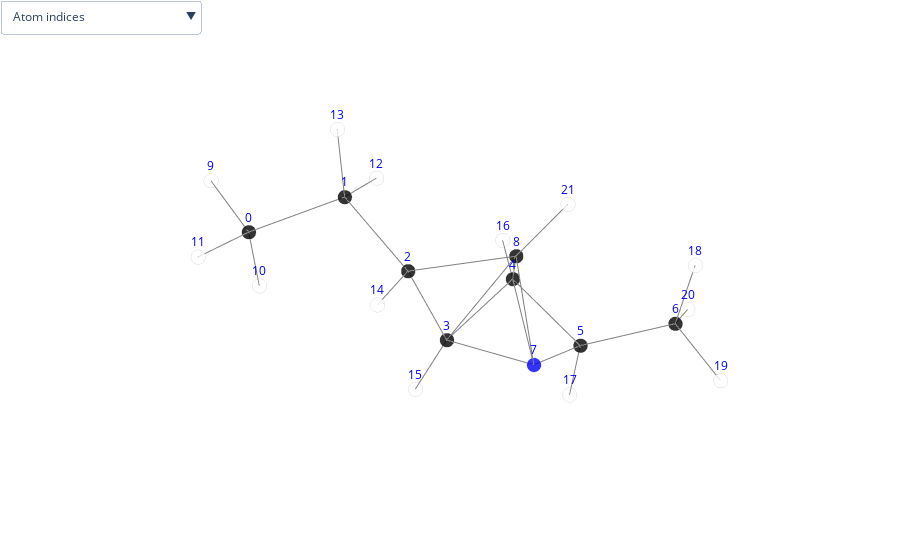

The cell this chart's notebook holds for it:
### Code cell
molecule_names = structures_df.molecule_name.unique()

# initiate the plotly notebook mode
init_notebook_mode(connected=True)

molecule_name = random.choice(molecule_names)
plot_molecule(molecule_name, structures_df)

### Figure 1 — Plotly figure (JSON) as saved in the notebook; plotly's stock layout.template omitted (floating-point values rounded to 4 significant figures)
{"data": [{"marker": {"color": ["black", "black", "black", "black", "black", "black", "black", "blue", "black", "white", "white", "white", "white", "white", "white", "white", "white", "white", "white", "white", "white", "white"], "line": {"color": "lightgray", "width": 2}, "opacity": 0.8, "size": 5, "symbol": "circle"}, "mode": "markers", "name": "", "text": ["C", "C", "C", "C", "C", "C", "C", "N", "C", "H", "H", "H", "H", "H", "H", "H", "H", "H", "H", "H", "H", "H"], "type": "scatter3d", "x": [-0.006439, 0.03222, -1.334, -1.918, -1.064, -2.35, -2.475, -2.833, -1.45, 0.984, -0.3514, -0.6876, 0.7419, 0.4187, -2.067, -2.307, -0.06666, -2.828, -1.993, -3.53, -2.013, -1.276], "y": [1.642, 0.1484, -0.5143, -0.8901, -2.186, -2.97, -4.436, -1.968, -2.045, 2.098, 1.805, 2.183, -0.3631, 0.0182, -0.03561, -0.2581, -2.297, -2.772, -4.666, -4.721, -5.063, -2.755], "z": [-0.1256, 0.2175, 0.1208, -1.25, -1.404, -1.662, -1.299, -0.6078, 0.1029, -0.03091, -1.152, 0.5409, -0.445, 1.237, 0.782, -2.052, -1.844, -2.631, -0.3445, -1.222, -2.069, 0.9133]}, {"hoverinfo": "none", "marker": {"color": "grey", "opacity": 1, "size": 7}, "mode": "lines", "type": "scatter3d", "x": [-0.006439, 0.03222, null, 0.03222, -1.334, null, -1.334, -1.918, null, -1.918, -1.064, null, -1.064, -2.35, null, -2.35, -2.475, null, -1.45, -2.833, null, -2.35, -2.833, null, -1.064, -2.833, null, -1.918, -2.833, null, -1.45, -1.064, null, -1.45, -1.918, null, -1.45, -1.334, null, -2.013, -2.475, null, -0.006439, 0.984, null, -3.53, -2.475, null, -1.45, -1.276, null, -0.006439, -0.3514, null, 0.03222, 0.4187, null, -1.334, -2.067, null, -1.918, -2.307, null, -0.06666, -1.064, null, -2.828, -2.35, null, -1.993, -2.475, null, -0.006439, -0.6876, null, 0.03222, 0.7419, null], "y": [1.642, 0.1484, null, 0.1484, -0.5143, null, -0.5143, -0.8901, null, -0.8901, -2.186, null, -2.186, -2.97, null, -2.97, -4.436, null, -2.045, -1.968, null, -2.97, -1.968, null, -2.186, -1.968, null, -0.8901, -1.968, null, -2.045, -2.186, null, -2.045, -0.8901, null, -2.045, -0.5143, null, -5.063, -4.436, null, 1.642, 2.098, null, -4.721, -4.436, null, -2.045, -2.755, null, 1.642, 1.805, null, 0.1484, 0.0182, null, -0.5143, -0.03561, null, -0.8901, -0.2581, null, -2.297, -2.186, null, -2.772, -2.97, null, -4.666, -4.436, null, 1.642, 2.183, null, 0.1484, -0.3631, null], "z": [-0.1256, 0.2175, null, 0.2175, 0.1208, null, 0.1208, -1.25, null, -1.25, -1.404, null, -1.404, -1.662, null, -1.662, -1.299, null, 0.1029, -0.6078, null, -1.662, -0.6078, null, -1.404, -0.6078, null, -1.25, -0.6078, null, 0.1029, -1.404, null, 0.1029, -1.25, null, 0.1029, 0.1208, null, -2.069, -1.299, null, -0.1256, -0.03091, null, -1.222, -1.299, null, 0.1029, 0.9133, null, -0.1256, -1.152, null, 0.2175, 1.237, null, 0.1208, 0.782, null, -1.25, -2.052, null, -1.844, -1.404, null, -2.631, -1.662, null, -0.3445, -1.299, null, -0.1256, 0.5409, null, 0.2175, -0.445, null]}], "layout": {"autosize": true, "margin": {"b": 0, "l": 0, "r": 0, "t": 0}, "scene": {"annotations": [{"font": {"color": "blue"}, "showarrow": false, "text": "0", "x": -0.006439, "y": 1.642, "yshift": 15, "z": -0.1256}, {"font": {"color": "blue"}, "showarrow": false, "text": "1", "x": 0.03222, "y": 0.1484, "yshift": 15, "z": 0.2175}, {"font": {"color": "blue"}, "showarrow": false, "text": "2", "x": -1.334, "y": -0.5143, "yshift": 15, "z": 0.1208}, {"font": {"color": "blue"}, "showarrow": false, "text": "3", "x": -1.918, "y": -0.8901, "yshift": 15, "z": -1.25}, {"font": {"color": "blue"}, "showarrow": false, "text": "4", "x": -1.064, "y": -2.186, "yshift": 15, "z": -1.404}, {"font": {"color": "blue"}, "showarrow": false, "text": "5", "x": -2.35, "y": -2.97, "yshift": 15, "z": -1.662}, {"font": {"color": "blue"}, "showarrow": false, "text": "6", "x": -2.475, "y": -4.436, "yshift": 15, "z": -1.299}, {"font": {"color": "blue"}, "showarrow": false, "text": "7", "x": -2.833, "y": -1.968, "yshift": 15, "z": -0.6078}, {"font": {"color": "blue"}, "showarrow": false, "text": "8", "x": -1.45, "y": -2.045, "yshift": 15, "z": 0.1029}, {"font": {"color": "blue"}, "showarrow": false, "text": "9", "x": 0.984, "y": 2.098, "yshift": 15, "z": -0.03091}, {"font": {"color": "blue"}, "showarrow": false, "text": "10", "x": -0.3514, "y": 1.805, "yshift": 15, "z": -1.152}, {"font": {"color": "blue"}, "showarrow": false, "text": "11", "x": -0.6876, "y": 2.183, "yshift": 15, "z": 0.5409}, {"font": {"color": "blue"}, "showarrow": false, "text": "12", "x": 0.7419, "y": -0.3631, "yshift": 15, "z": -0.445}, {"font": {"color": "blue"}, "showarrow": false, "text": "13", "x": 0.4187, "y": 0.0182, "yshift": 15, "z": 1.237}, {"font": {"color": "blue"}, "showarrow": false, "text": "14", "x": -2.067, "y": -0.03561, "yshift": 15, "z": 0.782}, {"font": {"color": "blue"}, "showarrow": false, "text": "15", "x": -2.307, "y": -0.2581, "yshift": 15, "z": -2.052}, {"font": {"color": "blue"}, "showarrow": false, "text": "16", "x": -0.06666, "y": -2.297, "yshift": 15, "z": -1.844}, {"font": {"color": "blue"}, "showarrow": false, "text": "17", "x": -2.828, "y": -2.772, "yshift": 15, "z": -2.631}, {"font": {"color": "blue"}, "showarrow": false, "text": "18", "x": -1.993, "y": -4.666, "yshift": 15, "z": -0.3445}, {"font": {"color": "blue"}, "showarrow": false, "text": "19", "x": -3.53, "y": -4.721, "yshift": 15, "z": -1.222}, {"font": {"color": "blue"}, "showarrow": false, "text": "20", "x": -2.013, "y": -5.063, "yshift": 15, "z": -2.069}, {"font": {"color": "blue"}, "showarrow": false, "text": "21", "x": -1.276, "y": -2.755, "yshift": 15, "z": 0.9133}], "aspectmode": "auto", "aspectratio": {"x": 0.8992, "y": 1.443, "z": 0.7705}, "camera": {"center": {"x": 0, "y": 0, "z": 0}, "eye": {"x": -0.8508, "y": 0.2065, "z": 1.716}, "projection": {"type": "perspective"}, "up": {"x": 0.001728, "y": 0.007354, "z": 1.0}}, "xaxis": {"showbackground": false, "showgrid": false, "showticklabels": false, "title": {"font": {"color": "white"}}, "type": "linear", "zeroline": false}, "yaxis": {"showbackground": false, "showgrid": false, "showticklabels": false, "title": {"font": {"color": "white"}}, "type": "linear", "zeroline": false}, "zaxis": {"showbackground": false, "showgrid": false, "showticklabels": false, "title": {"font": {"color": "white"}}, "type": "linear", "zeroline": false}}, "showlegend": false, "updatemenus": [{"buttons": [{"args": [{"scene.annotations": [{"font": {"color": "blue"}, "showarrow": false, "text": 0, "x": -0.006439, "y": 1.642, "yshift": 15, "z": -0.1256}, {"font": {"color": "blue"}, "showarrow": false, "text": 1, "x": 0.03222, "y": 0.1484, "yshift": 15, "z": 0.2175}, {"font": {"color": "blue"}, "showarrow": false, "text": 2, "x": -1.334, "y": -0.5143, "yshift": 15, "z": 0.1208}, {"font": {"color": "blue"}, "showarrow": false, "text": 3, "x": -1.918, "y": -0.8901, "yshift": 15, "z": -1.25}, {"font": {"color": "blue"}, "showarrow": false, "text": 4, "x": -1.064, "y": -2.186, "yshift": 15, "z": -1.404}, {"font": {"color": "blue"}, "showarrow": false, "text": 5, "x": -2.35, "y": -2.97, "yshift": 15, "z": -1.662}, {"font": {"color": "blue"}, "showarrow": false, "text": 6, "x": -2.475, "y": -4.436, "yshift": 15, "z": -1.299}, {"font": {"color": "blue"}, "showarrow": false, "text": 7, "x": -2.833, "y": -1.968, "yshift": 15, "z": -0.6078}, {"font": {"color": "blue"}, "showarrow": false, "text": 8, "x": -1.45, "y": -2.045, "yshift": 15, "z": 0.1029}, {"font": {"color": "blue"}, "showarrow": false, "text": 9, "x": 0.984, "y": 2.098, "yshift": 15, "z": -0.03091}, {"font": {"color": "blue"}, "showarrow": false, "text": 10, "x": -0.3514, "y": 1.805, "yshift": 15, "z": -1.152}, {"font": {"color": "blue"}, "showarrow": false, "text": 11, "x": -0.6876, "y": 2.183, "yshift": 15, "z": 0.5409}, {"font": {"color": "blue"}, "showarrow": false, "text": 12, "x": 0.7419, "y": -0.3631, "yshift": 15, "z": -0.445}, {"font": {"color": "blue"}, "showarrow": false, "text": 13, "x": 0.4187, "y": 0.0182, "yshift": 15, "z": 1.237}, {"font": {"color": "blue"}, "showarrow": false, "text": 14, "x": -2.067, "y": -0.03561, "yshift": 15, "z": 0.782}, {"font": {"color": "blue"}, "showarrow": false, "text": 15, "x": -2.307, "y": -0.2581, "yshift": 15, "z": -2.052}, {"font": {"color": "blue"}, "showarrow": false, "text": 16, "x": -0.06666, "y": -2.297, "yshift": 15, "z": -1.844}, {"font": {"color": "blue"}, "showarrow": false, "text": 17, "x": -2.828, "y": -2.772, "yshift": 15, "z": -2.631}, {"font": {"color": "blue"}, "showarrow": false, "text": 18, "x": -1.993, "y": -4.666, "yshift": 15, "z": -0.3445}, {"font": {"color": "blue"}, "showarrow": false, "text": 19, "x": -3.53, "y": -4.721, "yshift": 15, "z": -1.222}, {"font": {"color": "blue"}, "showarrow": false, "text": 20, "x": -2.013, "y": -5.063, "yshift": 15, "z": -2.069}, {"font": {"color": "blue"}, "showarrow": false, "text": 21, "x": -1.276, "y": -2.755, "yshift": 15, "z": 0.9133}]}], "label": "Atom indices", "method": "relayout"}, {"args": [{"scene.annotations": [{"showarrow": false, "text": 1.53, "x": 0.01289, "y": 0.8953, "yshift": 15, "z": 0.04598}, {"showarrow": false, "text": 1.52, "x": -0.6507, "y": -0.1829, "yshift": 15, "z": 0.1692}, {"showarrow": false, "text": 1.54, "x": -1.626, "y": -0.7022, "yshift": 15, "z": -0.5644}, {"showarrow": false, "text": 1.56, "x": -1.491, "y": -1.538, "yshift": 15, "z": -1.327}, {"showarrow": false, "text": 1.53, "x": -1.707, "y": -2.578, "yshift": 15, "z": -1.533}, {"showarrow": false, "text": 1.52, "x": -2.413, "y": -3.703, "yshift": 15, "z": -1.481}, {"showarrow": false, "text": 1.56, "x": -2.142, "y": -2.006, "yshift": 15, "z": -0.2524}, {"showarrow": false, "text": 1.53, "x": -2.592, "y": -2.469, "yshift": 15, "z": -1.135}, {"showarrow": false, "text": 1.95, "x": -1.949, "y": -2.077, "yshift": 15, "z": -1.006}, {"showarrow": false, "text": 1.55, "x": -2.376, "y": -1.429, "yshift": 15, "z": -0.9286}, {"showarrow": false, "text": 1.56, "x": -1.257, "y": -2.115, "yshift": 15, "z": -0.6506}, {"showarrow": false, "text": 1.84, "x": -1.684, "y": -1.467, "yshift": 15, "z": -0.5733}, {"showarrow": false, "text": 1.53, "x": -1.392, "y": -1.279, "yshift": 15, "z": 0.1119}, {"showarrow": false, "text": 1.1, "x": -2.244, "y": -4.75, "yshift": 15, "z": -1.684}, {"showarrow": false, "text": 1.09, "x": 0.4888, "y": 1.87, "yshift": 15, "z": -0.07825}, {"showarrow": false, "text": 1.1, "x": -3.002, "y": -4.579, "yshift": 15, "z": -1.261}, {"showarrow": false, "text": 1.09, "x": -1.363, "y": -2.4, "yshift": 15, "z": 0.5081}, {"showarrow": false, "text": 1.1, "x": -0.1789, "y": 1.724, "yshift": 15, "z": -0.6389}, {"showarrow": false, "text": 1.1, "x": 0.2254, "y": 0.08329, "yshift": 15, "z": 0.7272}, {"showarrow": false, "text": 1.1, "x": -1.7, "y": -0.2749, "yshift": 15, "z": 0.4514}, {"showarrow": false, "text": 1.09, "x": -2.113, "y": -0.5741, "yshift": 15, "z": -1.651}, {"showarrow": false, "text": 1.1, "x": -0.5652, "y": -2.242, "yshift": 15, "z": -1.624}, {"showarrow": false, "text": 1.1, "x": -2.589, "y": -2.871, "yshift": 15, "z": -2.146}, {"showarrow": false, "text": 1.09, "x": -2.234, "y": -4.551, "yshift": 15, "z": -0.8219}, {"showarrow": false, "text": 1.1, "x": -0.347, "y": 1.912, "yshift": 15, "z": 0.2076}, {"showarrow": false, "text": 1.1, "x": 0.387, "y": -0.1074, "yshift": 15, "z": -0.1137}]}], "label": "Bond lengths", "method": "relayout"}, {"args": [{"scene.annotations": [{"font": {"color": "blue"}, "showarrow": false, "text": 0, "x": -0.006439, "y": 1.642, "yshift": 15, "z": -0.1256}, {"font": {"color": "blue"}, "showarrow": false, "text": 1, "x": 0.03222, "y": 0.1484, "yshift": 15, "z": 0.2175}, {"font": {"color": "blue"}, "showarrow": false, "text": 2, "x": -1.334, "y": -0.5143, "yshift": 15, "z": 0.1208}, {"font": {"color": "blue"}, "showarrow": false, "text": 3, "x": -1.918, "y": -0.8901, "yshift": 15, "z": -1.25}, {"font": {"color": "blue"}, "showarrow": false, "text": 4, "x": -1.064, "y": -2.186, "yshift": 15, "z": -1.404}, {"font": {"color": "blue"}, "showarrow": false, "text": 5, "x": -2.35, "y": -2.97, "yshift": 15, "z": -1.662}, {"font": {"color": "blue"}, "showarrow": false, "text": 6, "x": -2.475, "y": -4.436, "yshift": 15, "z": -1.299}, {"font": {"color": "blue"}, "showarrow": false, "text": 7, "x": -2.833, "y": -1.968, "yshift": 15, "z": -0.6078}, {"font": {"color": "blue"}, "showarrow": false, "text": 8, "x": -1.45, "y": -2.045, "yshift": 15, "z": 0.1029}, {"font": {"color": "blue"}, "showarrow": false, "text": 9, "x": 0.984, "y": 2.098, "yshift": 15, "z": -0.03091}, {"font": {"color": "blue"}, "showarrow": false, "text": 10, "x": -0.3514, "y": 1.805, "yshift": 15, "z": -1.152}, {"font": {"color": "blue"}, "showarrow": false, "text": 11, "x": -0.6876, "y": 2.183, "yshift": 15, "z": 0.5409}, {"font": {"color": "blue"}, "showarrow": false, "text": 12, "x": 0.7419, "y": -0.3631, "yshift": 15, "z": -0.445}, {"font": {"color": "blue"}, "showarrow": false, "text": 13, "x": 0.4187, "y": 0.0182, "yshift": 15, "z": 1.237}, {"font": {"color": "blue"}, "showarrow": false, "text": 14, "x": -2.067, "y": -0.03561, "yshift": 15, "z": 0.782}, {"font": {"color": "blue"}, "showarrow": false, "text": 15, "x": -2.307, "y": -0.2581, "yshift": 15, "z": -2.052}, {"font": {"color": "blue"}, "showarrow": false, "text": 16, "x": -0.06666, "y": -2.297, "yshift": 15, "z": -1.844}, {"font": {"color": "blue"}, "showarrow": false, "text": 17, "x": -2.828, "y": -2.772, "yshift": 15, "z": -2.631}, {"font": {"color": "blue"}, "showarrow": false, "text": 18, "x": -1.993, "y": -4.666, "yshift": 15, "z": -0.3445}, {"font": {"color": "blue"}, "showarrow": false, "text": 19, "x": -3.53, "y": -4.721, "yshift": 15, "z": -1.222}, {"font": {"color": "blue"}, "showarrow": false, "text": 20, "x": -2.013, "y": -5.063, "yshift": 15, "z": -2.069}, {"font": {"color": "blue"}, "showarrow": false, "text": 21, "x": -1.276, "y": -2.755, "yshift": 15, "z": 0.9133}, {"showarrow": false, "text": 1.53, "x": 0.01289, "y": 0.8953, "yshift": 15, "z": 0.04598}, {"showarrow": false, "text": 1.52, "x": -0.6507, "y": -0.1829, "yshift": 15, "z": 0.1692}, {"showarrow": false, "text": 1.54, "x": -1.626, "y": -0.7022, "yshift": 15, "z": -0.5644}, {"showarrow": false, "text": 1.56, "x": -1.491, "y": -1.538, "yshift": 15, "z": -1.327}, {"showarrow": false, "text": 1.53, "x": -1.707, "y": -2.578, "yshift": 15, "z": -1.533}, {"showarrow": false, "text": 1.52, "x": -2.413, "y": -3.703, "yshift": 15, "z": -1.481}, {"showarrow": false, "text": 1.56, "x": -2.142, "y": -2.006, "yshift": 15, "z": -0.2524}, {"showarrow": false, "text": 1.53, "x": -2.592, "y": -2.469, "yshift": 15, "z": -1.135}, {"showarrow": false, "text": 1.95, "x": -1.949, "y": -2.077, "yshift": 15, "z": -1.006}, {"showarrow": false, "text": 1.55, "x": -2.376, "y": -1.429, "yshift": 15, "z": -0.9286}, {"showarrow": false, "text": 1.56, "x": -1.257, "y": -2.115, "yshift": 15, "z": -0.6506}, {"showarrow": false, "text": 1.84, "x": -1.684, "y": -1.467, "yshift": 15, "z": -0.5733}, {"showarrow": false, "text": 1.53, "x": -1.392, "y": -1.279, "yshift": 15, "z": 0.1119}, {"showarrow": false, "text": 1.1, "x": -2.244, "y": -4.75, "yshift": 15, "z": -1.684}, {"showarrow": false, "text": 1.09, "x": 0.4888, "y": 1.87, "yshift": 15, "z": -0.07825}, {"showarrow": false, "text": 1.1, "x": -3.002, "y": -4.579, "yshift": 15, "z": -1.261}, {"showarrow": false, "text": 1.09, "x": -1.363, "y": -2.4, "yshift": 15, "z": 0.5081}, {"showarrow": false, "text": 1.1, "x": -0.1789, "y": 1.724, "yshift": 15, "z": -0.6389}, {"showarrow": false, "text": 1.1, "x": 0.2254, "y": 0.08329, "yshift": 15, "z": 0.7272}, {"showarrow": false, "text": 1.1, "x": -1.7, "y": -0.2749, "yshift": 15, "z": 0.4514}, {"showarrow": false, "text": 1.09, "x": -2.113, "y": -0.5741, "yshift": 15, "z": -1.651}, {"showarrow": false, "text": 1.1, "x": -0.5652, "y": -2.242, "yshift": 15, "z": -1.624}, {"showarrow": false, "text": 1.1, "x": -2.589, "y": -2.871, "yshift": 15, "z": -2.146}, {"showarrow": false, "text": 1.09, "x": -2.234, "y": -4.551, "yshift": 15, "z": -0.8219}, {"showarrow": false, "text": 1.1, "x": -0.347, "y": 1.912, "yshift": 15, "z": 0.2076}, {"showarrow": false, "text": 1.1, "x": 0.387, "y": -0.1074, "yshift": 15, "z": -0.1137}]}], "label": "Atom indices & Bond lengths", "method": "relayout"}, {"args": [{"scene.annotations": []}], "label": "Hide all", "method": "relayout"}], "direction": "down", "xanchor": "left", "yanchor": "top"}]}}
